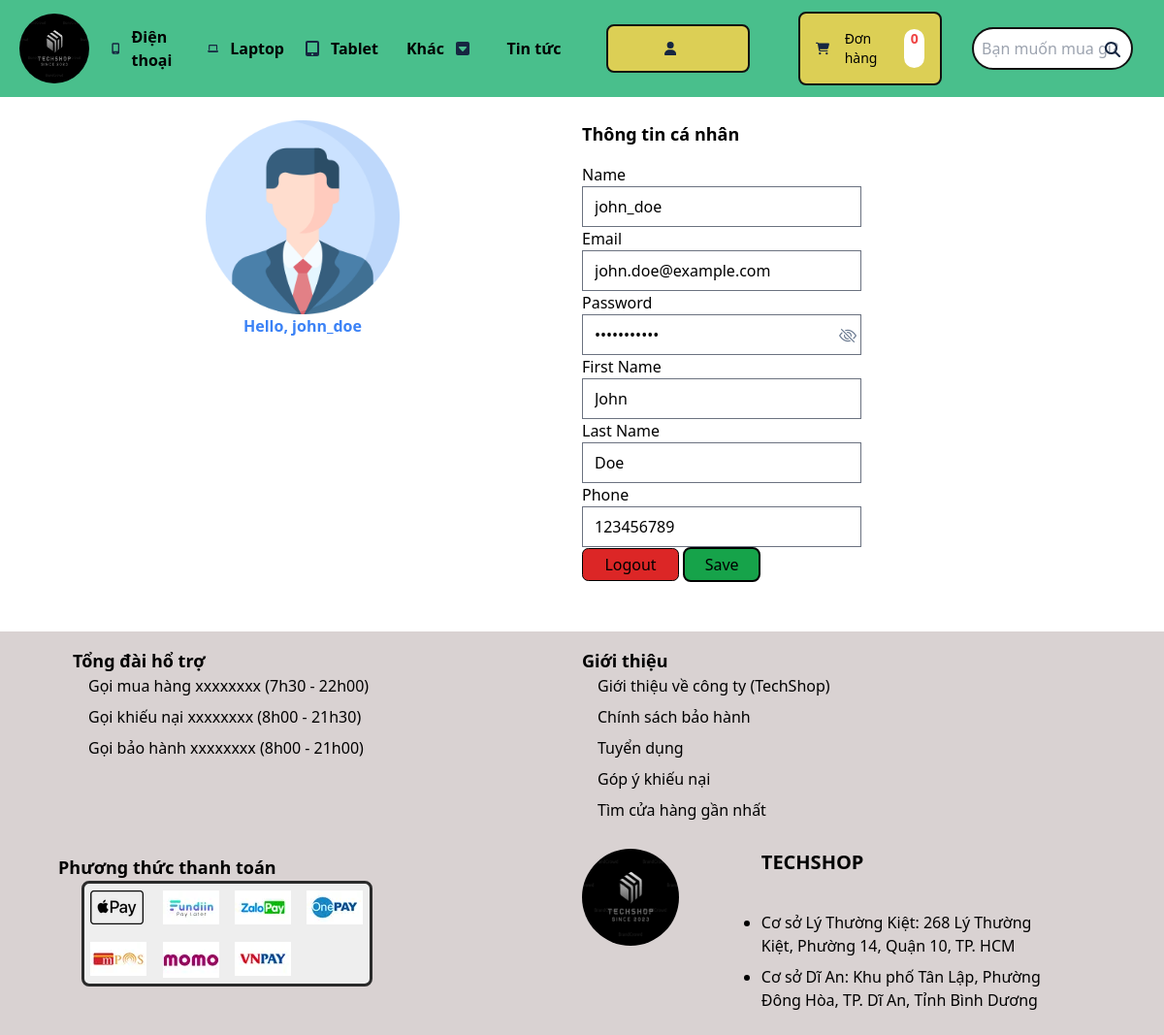
Screenshot of /public/home/private (signed in) with the database file from the repository.
### tables this page shows
CREATE TABLE User (
    user_id INT PRIMARY KEY,
    user_name VARCHAR(255) NOT NULL,
    password TEXT NOT NULL,
    email VARCHAR(40) NOT NULL,
    first_name VARCHAR(40),
    last_name VARCHAR(40),
    phone INT,
    avatar VARCHAR(70),
    created_at TIMESTAMP DEFAULT CURRENT_TIMESTAMP,
    modified_at TIMESTAMP DEFAULT CURRENT_TIMESTAMP ON UPDATE CURRENT_TIMESTAMP
);

### app/core/Controller.php (called while the page is built, shortened)
<?php
    class Controller{
        public function view($view, $data = []){
            require_once '../app/view/'. $view . '.php';
        }
    }
?>

### app/controller/home.php (called while the page is built, shortened)
<?php
    class Home extends Controller
    {
        public function private(){
            $user = $this->model('User');
            $info = $user->getUser();
            $this->view('home/private', [
                'name' => $info[0]['user_name'],
                'email' => $info[0]['email'],
                'password' => $info[0]['password'],
                'firstname' => $info[0]['first_name'],
                'lastname' => $info[0]['last_name'],
                'phone' => $info[0]['phone'],
                'avatar' => $info[0]['avatar']
            ]);
        }
    }
?>

### app/core/App.php (called while the page is built, shortened)
<?php
    class App{
        protected $method = 'index';
        public function __construct(){
            $url = $this->parseUrl();
            if(file_exists('../app/controller/'. $url[0] .'.php')){
                unset($url[0]);
            }
            $this->controller = new $this->controller;
            if(isset($url[1])){
                if(method_exists($this->controller, $url[1])){
                    $this->method = $url[1];
                    unset($url[1]);
                }
            }
            $this->params = array_values($url);
            call_user_func_array([$this->controller, $this->method], $this->params);
        }
        public function parseUrl(){
            if(isset($_GET['url'])){
                $url = explode('/', filter_var(rtrim($_GET['url'], '/'), FILTER_SANITIZE_URL));
                return $url;
            }
        }
    }
?>

### public/index.php (called while the page is built, shortened)
<?php
    $app = new App();
?>

### app/model/User.php (called while the page is built, shortened)
<?php
    class User{
        public function getUser(){
            require_once('../app/component/connect.php');
            try{
            $stmt = $conn->prepare('SELECT * FROM User WHERE user_id = ' . $_SESSION['user_id']);
            $stmt->execute();
            if($stmt->rowCount() > 0){
               $result = $stmt->fetchAll(PDO::FETCH_ASSOC);
            }else{
                header('location: /techshop/public/login/index');
                echo "false";
                exit();
            }
            }catch(PDOException $e){
                echo "Error: " . $e->getMessage();
            }
            return $result;
        }
    }
?>

### app/view/home/private.php (the view, shortened to what this page needs)
<!DOCTYPE html>
<html lang="en">
<head>
    <?php require_once ('../app/component/head.php');?>
    <link rel="stylesheet" href="https://cdn.jsdelivr.net/npm/bootstrap-icons@1.3.0/font/bootstrap-icons.css" />
</head>
<body>
    <?php
        require_once('../app/component/nav.php');
    ?>
    <main class="grid grid-cols-12 p-6">
    <div class="col-span-6">
        <?php
            if($data['avatar'] == null){
        ?>
        <div class="transition ease-in-out delay-150 hover:scale-110"><img src="/techshop/public/img/profile.png" alt="default avatar" width="200px" height="200px" class="block mx-auto"></div>
        <p class="text-center font-bold transition ease-in-out delay-150 text-blue-500 hover:-translate-y-1 hover:scale-110 hover:text-indigo-500 duration-300">Hello, <?php echo $data['name'];?></p>
        <?php
            }
        ?>
    </div>
    <div class="col-span-6">
        <div>
            <h1 class="mb-[1rem] text-lg font-bold">Thông tin cá nhân</h1>
        </div>
        <form action="/techshop/public/login/changeinfo" method="post" class="mb-3">
            <label for="name">Name</label><br>
            <input type="text" class="w-[50%]" value="<?php echo $data['name'];?>" id="name" disabled>
            <br>
            <label for="email">Email</label><br>
            <input type="email" name="email" class="w-[50%]  focus:rounded-lg" value="<?php echo $data['email'];?>" id="email">
            <br>
            <p class="relative">
                <label for="password">Password</label><br>
                <input type="password" name="password" class="w-[50%] focus:rounded-lg" value="<?php echo $data['password'];?>" id="password">
                <i class="bi bi-eye-slash text-lg text-slate-500  font-semibold absolute top-[2rem] left-[46%] hover:text-slate-950 active:text-red-600" id="togglePassword"></i>
            </p>
            <label for="firstname">First Name</label><br>
            <input type="text" name="firstname" class="w-[50%] focus:rounded-lg" value="<?php echo $data['firstname'];?>" id="firstname">
            <br>
            <label for="lastname">Last Name</label><br>
            <input type="text" name="lastname" class="w-[50%] focus:rounded-lg" value="<?php echo $data['lastname'];?>" id="lastname">
            <br>
            <label for="phone">Phone</label><br>
            <input type="number" name="phone" class="w-[50%] focus:rounded-lg" value="<?php echo $data['phone'];?>" id="phone">
            <br>
            <div role="button" class="inline-block transition ease-in-out delay-150 hover:-translate-y-1 hover:scale-110 w-[100px] h-[50px]"><a href="/techshop/public/login/logout" class="block py-1 w-[100%] border-[0.12rem] border-black rounded-[0.4rem] bg-red-600 hover:bg-red-500 text-center">Logout</a></div>
            <button type="submit" class="transition ease-in-out delay-150 hover:-translate-y-1 hover:scale-110 w-[80px] py-1 bg-green-600 hover:bg-green-500 border-2 border-black rounded-lg">Save</button>
        </form>
    </div>
    </main>
    <?php require_once('../app/component/footer.php');?>
</body>
</html>

### rows the page displays
user: user_name "john_doe", email "john.doe@example.com", firstname "John", lastname "Doe", phone "123456789"

### other values shown
mysqli_num_rows($query_product) "0"
